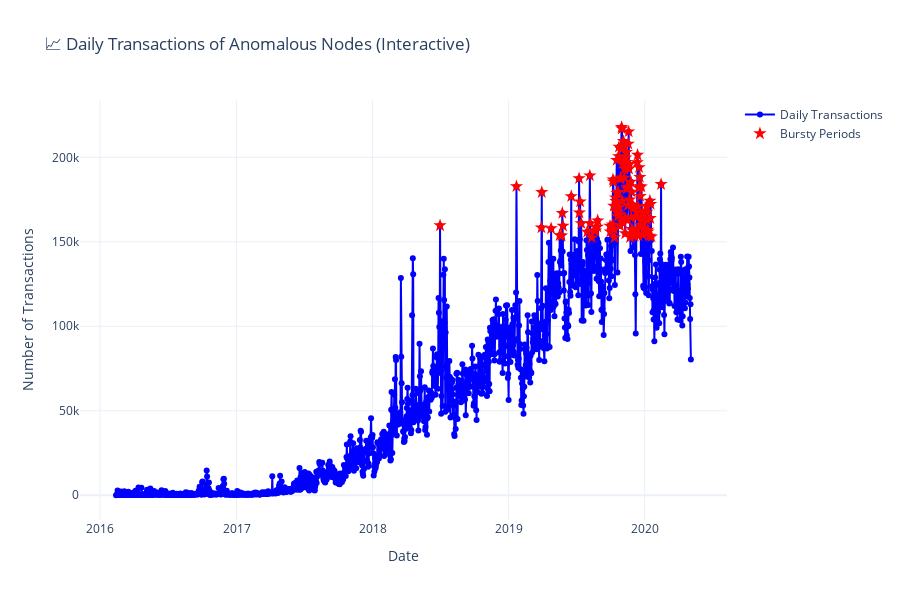

The notebook cell saved with this chart:
### Code cell
import pandas as pd
import os
from collections import Counter
import plotly.graph_objs as go
from plotly.subplots import make_subplots


folder_path = r"D:\bhavya\daywise1"
anomalous_nodes_file = r"C:\Users\varun\OneDrive\Desktop\major\top_anomalous_nodes.csv"

top_anomalies = pd.read_csv(anomalous_nodes_file)
anomalous_nodes = set(top_anomalies['node'].tolist())

daily_counts = Counter()
full_data = []
daywise_files = sorted([f for f in os.listdir(folder_path) if f.endswith('.txt')])

print(f"Total files to read: {len(daywise_files)}")

for idx, file in enumerate(daywise_files):
    file_path = os.path.join(folder_path, file)
    print(f"[{idx+1}/{len(daywise_files)}] Processing file: {file}")
    
    try:
        df = pd.read_csv(file_path, header=None, delim_whitespace=True)
        if df.shape[1] != 8:
            print(f"  !! Warning in {file}: Detected {df.shape[1]} columns instead of 8")
            continue

        df.columns = ['timestamp', 'date', 'time', 'from', 'to', 'fromiscontract', 'toiscontract', 'value']

        df['from'] = pd.to_numeric(df['from'], errors='coerce')
        df['to'] = pd.to_numeric(df['to'], errors='coerce')
        df['date'] = pd.to_datetime(df['date'], errors='coerce')
        df = df.dropna(subset=['from', 'to', 'date'])

        df_filtered = df[df['from'].isin(anomalous_nodes) | df['to'].isin(anomalous_nodes)]

        date_counts = df_filtered['date'].value_counts()
        for date, count in date_counts.items():
            daily_counts[date] += count

        full_data.append(df_filtered)

    except Exception as e:
        print(f"  !! Error in {file}: {e}")


df_resampled = pd.Series(daily_counts).sort_index()
threshold = df_resampled.quantile(0.93)
bursty_periods = df_resampled[df_resampled > threshold]

fig = make_subplots(rows=1, cols=1)

fig.add_trace(go.Scatter(
    x=df_resampled.index,
    y=df_resampled.values,
    mode='lines+markers',
    name='Daily Transactions',
    line=dict(color='blue'),
    hovertemplate='Date: %{x}<br>Transactions: %{y}<extra></extra>'
))

fig.add_trace(go.Scatter(
    x=bursty_periods.index,
    y=bursty_periods.values,
    mode='markers',
    name='Bursty Periods',
    marker=dict(color='red', size=10, symbol='star'),
    hovertemplate='Bursty Date: %{x}<br>Transactions: %{y}<extra></extra>'
))

fig.update_layout(
    title='Daily Transactions of Anomalous Nodes (Interactive)',
    xaxis_title='Date',
    yaxis_title='Number of Transactions',
    hovermode='closest',
    template='plotly_white',
    height=600,
    showlegend=True
)

fig.show()

### Figure 1 — Plotly figure (JSON) as saved in the notebook; plotly's stock layout.template omitted (floating-point values rounded to 4 significant figures; data arrays with more than 128 entries replaced by an {"elided": "..."} marker saying what was removed)
{"data": [{"hovertemplate": "Date: %{x}<br>Transactions: %{y}<extra></extra>", "line": {"color": "blue"}, "mode": "lines+markers", "name": "Daily Transactions", "type": "scatter", "x": {"elided": "1543 str values"}, "y": {"elided": "1543 int values"}}, {"hovertemplate": "🔥 Bursty Date: %{x}<br>Transactions: %{y}<extra></extra>", "marker": {"color": "red", "size": 10, "symbol": "star"}, "mode": "markers", "name": "Bursty Periods", "type": "scatter", "x": ["2018-07-01T00:00:00", "2019-01-22T00:00:00", "2019-03-30T00:00:00", "2019-03-31T00:00:00", "2019-04-25T00:00:00", "2019-05-18T00:00:00", "2019-05-23T00:00:00", "2019-05-25T00:00:00", "2019-05-27T00:00:00", "2019-06-18T00:00:00", "2019-07-09T00:00:00", "2019-07-10T00:00:00", "2019-07-12T00:00:00", "2019-07-15T00:00:00", "2019-07-31T00:00:00", "2019-08-07T00:00:00", "2019-08-08T00:00:00", "2019-08-12T00:00:00", "2019-08-19T00:00:00", "2019-08-22T00:00:00", "2019-08-27T00:00:00", "2019-08-28T00:00:00", "2019-09-30T00:00:00", "2019-10-01T00:00:00", "2019-10-07T00:00:00", "2019-10-08T00:00:00", "2019-10-09T00:00:00", "2019-10-10T00:00:00", "2019-10-11T00:00:00", "2019-10-12T00:00:00", "2019-10-15T00:00:00", "2019-10-16T00:00:00", "2019-10-17T00:00:00", "2019-10-18T00:00:00", "2019-10-19T00:00:00", "2019-10-21T00:00:00", "2019-10-22T00:00:00", "2019-10-23T00:00:00", "2019-10-24T00:00:00", "2019-10-25T00:00:00", "2019-10-26T00:00:00", "2019-10-27T00:00:00", "2019-10-28T00:00:00", "2019-10-29T00:00:00", "2019-10-30T00:00:00", "2019-10-31T00:00:00", "2019-11-01T00:00:00", "2019-11-02T00:00:00", "2019-11-03T00:00:00", "2019-11-04T00:00:00", "2019-11-05T00:00:00", "2019-11-06T00:00:00", "2019-11-07T00:00:00", "2019-11-08T00:00:00", "2019-11-09T00:00:00", "2019-11-10T00:00:00", "2019-11-11T00:00:00", "2019-11-12T00:00:00", "2019-11-13T00:00:00", "2019-11-14T00:00:00", "2019-11-15T00:00:00", "2019-11-16T00:00:00", "2019-11-17T00:00:00", "2019-11-18T00:00:00", "2019-11-19T00:00:00", "2019-11-20T00:00:00", "2019-11-21T00:00:00", "2019-11-22T00:00:00", "2019-11-23T00:00:00", "2019-11-25T00:00:00", "2019-11-26T00:00:00", "2019-11-27T00:00:00", "2019-11-28T00:00:00", "2019-11-29T00:00:00", "2019-11-30T00:00:00", "2019-12-02T00:00:00", "2019-12-04T00:00:00", "2019-12-05T00:00:00", "2019-12-09T00:00:00", "2019-12-10T00:00:00", "2019-12-11T00:00:00", "2019-12-12T00:00:00", "2019-12-13T00:00:00", "2019-12-14T00:00:00", "2019-12-15T00:00:00", "2019-12-16T00:00:00", "2019-12-17T00:00:00", "2019-12-18T00:00:00", "2019-12-19T00:00:00", "2019-12-20T00:00:00", "2019-12-21T00:00:00", "2019-12-23T00:00:00", "2019-12-24T00:00:00", "2019-12-25T00:00:00", "2019-12-26T00:00:00", "2019-12-27T00:00:00", "2019-12-30T00:00:00", "2020-01-06T00:00:00", "2020-01-07T00:00:00", "2020-01-08T00:00:00", "2020-01-09T00:00:00", "2020-01-10T00:00:00", "2020-01-14T00:00:00", "2020-01-15T00:00:00", "2020-01-16T00:00:00", "2020-01-17T00:00:00", "2020-01-19T00:00:00", "2020-02-14T00:00:00"], "y": [159673, 182769, 158420, 179348, 157898, 153858, 153698, 166981, 159430, 176925, 187515, 167205, 173739, 160937, 155915, 189169, 160879, 152485, 156476, 156592, 158817, 162558, 159391, 155990, 160080, 186855, 185551, 171222, 157528, 152560, 176119, 173993, 168054, 198334, 178807, 165052, 179517, 200615, 206148, 170634, 166043, 159435, 187340, 188007, 204854, 217800, 216935, 174032, 161579, 196714, 209584, 206301, 187845, 193098, 164057, 154910, 199762, 197142, 203064, 181425, 182367, 162791, 171470, 208004, 215198, 193227, 195883, 174996, 152708, 185520, 164459, 179506, 157521, 172054, 156617, 170395, 156086, 153399, 164751, 167708, 156690, 196999, 201372, 170937, 153702, 182040, 194015, 182797, 188269, 176991, 159865, 182689, 163730, 163194, 166989, 154199, 158239, 171181, 167757, 163059, 157091, 156023, 153478, 174255, 163955, 172300, 153031, 184047]}], "layout": {"height": 600, "hovermode": "closest", "showlegend": true, "title": {"text": "📈 Daily Transactions of Anomalous Nodes (Interactive)"}, "xaxis": {"anchor": "y", "domain": [0, 1], "title": {"text": "Date"}}, "yaxis": {"anchor": "x", "domain": [0, 1], "title": {"text": "Number of Transactions"}}}}
